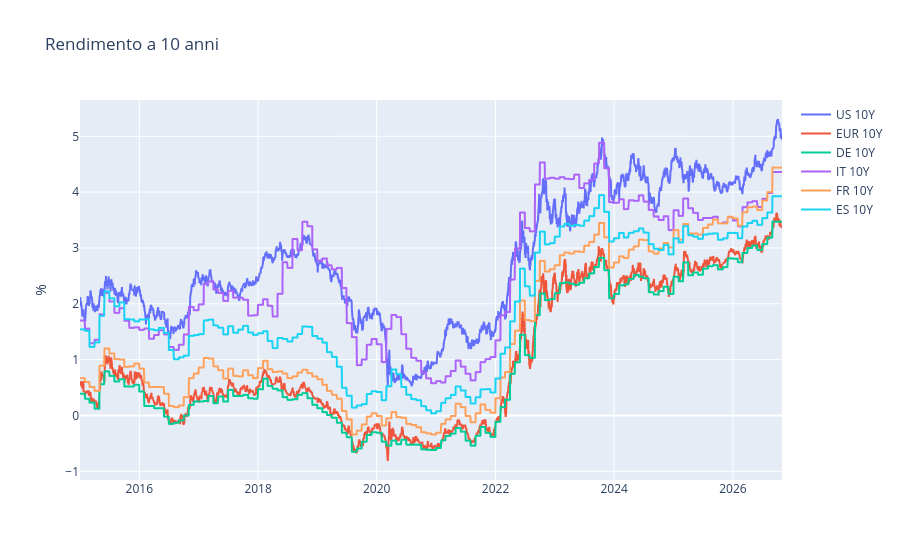

The notebook cell saved with this chart:
### Markdown cell above
## Rendimenti a 10 anni: USA, area euro e paesi

### Code cell
linee(["US 10Y", "EUR 10Y", "DE 10Y", "IT 10Y", "FR 10Y", "ES 10Y"], "Rendimento a 10 anni")

### Figure 1 — Plotly figure (JSON) as saved in the notebook; plotly's stock layout.template omitted (floating-point values rounded to 4 significant figures; data arrays with more than 128 entries replaced by an {"elided": "..."} marker saying what was removed)
{"data": [{"hovertemplate": "=%{x}<br>%=%{y}<extra></extra>", "legendgroup": "US 10Y", "line": {"color": "#636efa", "dash": "solid"}, "marker": {"symbol": "circle"}, "mode": "lines", "name": "US 10Y", "showlegend": true, "type": "scattergl", "x": {"elided": "3109 str values"}, "xaxis": "x", "y": {"elided": "3109 float values"}, "yaxis": "y"}, {"hovertemplate": "=%{x}<br>%=%{y}<extra></extra>", "legendgroup": "EUR 10Y", "line": {"color": "#EF553B", "dash": "solid"}, "marker": {"symbol": "circle"}, "mode": "lines", "name": "EUR 10Y", "showlegend": true, "type": "scattergl", "x": {"elided": "3109 str values"}, "xaxis": "x", "y": {"elided": "3109 float values"}, "yaxis": "y"}, {"hovertemplate": "=%{x}<br>%=%{y}<extra></extra>", "legendgroup": "DE 10Y", "line": {"color": "#00cc96", "dash": "solid"}, "marker": {"symbol": "circle"}, "mode": "lines", "name": "DE 10Y", "showlegend": true, "type": "scattergl", "x": {"elided": "3109 str values"}, "xaxis": "x", "y": {"elided": "3109 float values"}, "yaxis": "y"}, {"hovertemplate": "=%{x}<br>%=%{y}<extra></extra>", "legendgroup": "IT 10Y", "line": {"color": "#ab63fa", "dash": "solid"}, "marker": {"symbol": "circle"}, "mode": "lines", "name": "IT 10Y", "showlegend": true, "type": "scattergl", "x": {"elided": "3109 str values"}, "xaxis": "x", "y": {"elided": "3109 float values"}, "yaxis": "y"}, {"hovertemplate": "=%{x}<br>%=%{y}<extra></extra>", "legendgroup": "FR 10Y", "line": {"color": "#FFA15A", "dash": "solid"}, "marker": {"symbol": "circle"}, "mode": "lines", "name": "FR 10Y", "showlegend": true, "type": "scattergl", "x": {"elided": "3109 str values"}, "xaxis": "x", "y": {"elided": "3109 float values"}, "yaxis": "y"}, {"hovertemplate": "=%{x}<br>%=%{y}<extra></extra>", "legendgroup": "ES 10Y", "line": {"color": "#19d3f3", "dash": "solid"}, "marker": {"symbol": "circle"}, "mode": "lines", "name": "ES 10Y", "showlegend": true, "type": "scattergl", "x": {"elided": "3109 str values"}, "xaxis": "x", "y": {"elided": "3109 float values"}, "yaxis": "y"}], "layout": {"legend": {"title": {"text": ""}, "tracegroupgap": 0}, "title": {"text": "Rendimento a 10 anni"}, "xaxis": {"anchor": "y", "domain": [0.0, 1.0], "title": {"text": ""}}, "yaxis": {"anchor": "x", "domain": [0.0, 1.0], "title": {"text": "%"}}}}
